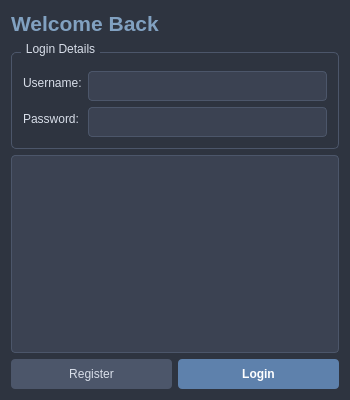
<?xml version="1.0" encoding="UTF-8"?>
<ui version="4.0">
 <class>LoginWindow</class>
 <widget class="QDialog" name="LoginWindow">
  <property name="geometry">
   <rect>
    <x>0</x>
    <y>0</y>
    <width>350</width>
    <height>400</height>
   </rect>
  </property>
  <property name="windowTitle">
   <string>Login</string>
  </property>
  <property name="styleSheet">
   <string notr="true">background-color: #2E3440;
color: #D8DEE9;</string>
  </property>
  <layout class="QVBoxLayout" name="verticalLayout">
   <item>
    <widget class="QLabel" name="labelTitle">
     <property name="styleSheet">
      <string notr="true">QLabel {
    color: #81A1C1;
    font-size: 16pt;
    font-weight: bold;
    qproperty-alignment: AlignCenter;
}</string>
     </property>
     <property name="text">
      <string>Welcome Back</string>
     </property>
    </widget>
   </item>
   <item>
    <widget class="QGroupBox" name="groupBox">
     <property name="styleSheet">
      <string notr="true">QGroupBox {
    border: 1px solid #4C566A;
    border-radius: 5px;
    margin-top: 10px;
    padding-top: 15px;
}
QGroupBox::title {
    subcontrol-origin: margin;
    left: 10px;
    padding: 0 3px;
}</string>
     </property>
     <property name="title">
      <string>Login Details</string>
     </property>
     <layout class="QFormLayout" name="formLayout">
      <item row="0" column="0">
       <widget class="QLabel" name="labelUsername">
        <property name="styleSheet">
         <string notr="true">QLabel {
    color: #D8DEE9;
}</string>
        </property>
        <property name="text">
         <string>Username:</string>
        </property>
       </widget>
      </item>
      <item row="0" column="1">
       <widget class="QLineEdit" name="lineEditUsername">
        <property name="styleSheet">
         <string notr="true">QLineEdit {
    background-color: #3B4252;
    color: #E5E9F0;
    border: 1px solid #4C566A;
    border-radius: 4px;
    padding: 6px;
}</string>
        </property>
       </widget>
      </item>
      <item row="1" column="0">
       <widget class="QLabel" name="labelPassword">
        <property name="styleSheet">
         <string notr="true">QLabel {
    color: #D8DEE9;
}</string>
        </property>
        <property name="text">
         <string>Password:</string>
        </property>
       </widget>
      </item>
      <item row="1" column="1">
       <widget class="QLineEdit" name="lineEditPassword">
        <property name="styleSheet">
         <string notr="true">QLineEdit {
    background-color: #3B4252;
    color: #E5E9F0;
    border: 1px solid #4C566A;
    border-radius: 4px;
    padding: 6px;
}</string>
        </property>
        <property name="echoMode">
         <enum>QLineEdit::Password</enum>
        </property>
       </widget>
      </item>
     </layout>
    </widget>
   </item>
   <item>
    <widget class="QTextEdit" name="textEditStatus">
     <property name="styleSheet">
      <string notr="true">QTextEdit {
    background-color: #3B4252;
    color: #A3BE8C;
    border: 1px solid #4C566A;
    border-radius: 4px;
    padding: 8px;
}</string>
     </property>
     <property name="readOnly">
      <bool>true</bool>
     </property>
    </widget>
   </item>
   <item>
    <layout class="QHBoxLayout" name="horizontalLayout">
     <item>
      <widget class="QPushButton" name="pushButtonRegister">
       <property name="styleSheet">
        <string notr="true">QPushButton {
    background-color: #4C566A;
    color: #D8DEE9;
    border-radius: 4px;
    padding: 8px;
    min-width: 100px;
}
QPushButton:hover {
    background-color: #5E81AC;
}</string>
       </property>
       <property name="text">
        <string>Register</string>
       </property>
      </widget>
     </item>
     <item>
      <widget class="QPushButton" name="pushButtonLogin">
       <property name="styleSheet">
        <string notr="true">QPushButton {
    background-color: #5E81AC;
    color: white;
    border-radius: 4px;
    padding: 8px;
    min-width: 100px;
    font-weight: bold;
}
QPushButton:hover {
    background-color: #81A1C1;
}</string>
       </property>
       <property name="text">
        <string>Login</string>
       </property>
      </widget>
     </item>
    </layout>
   </item>
  </layout>
 </widget>
 <resources/>
 <connections/>
</ui>
